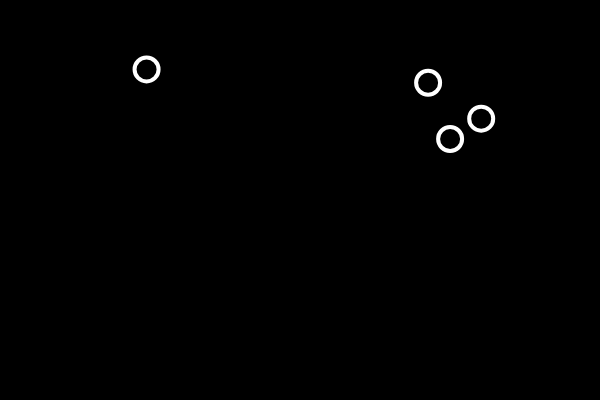
Frame 1 (no input)
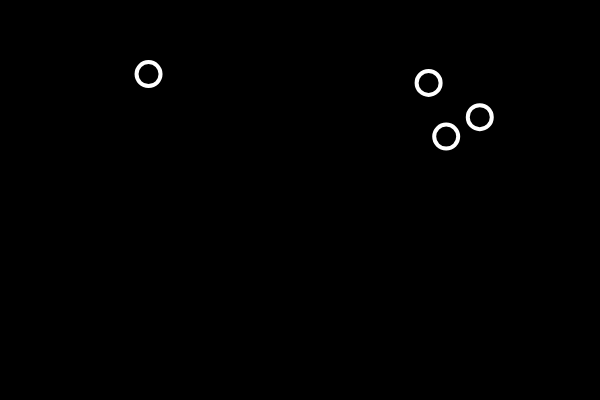
Frame 60 (no input)
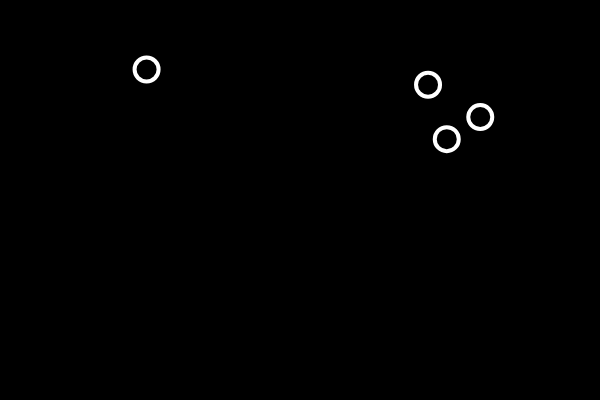
Frame 120 (the mouse pressed at the canvas centre since frame 60)

The p5.js sketch that drew these frames (run headless with seeded random() and noise() and a simulated clock; from frame 60 on, the mouse is pressed at the canvas centre):

// p5.js sketch
// ── sketch.js
var bubbles = [];

function setup() {
    createCanvas(600, 400);
    for (var i = 0; i < 4; i++) {
        bubbles[i] = new Bubble();
    }
}

function draw() {
    background(0);
    for (var i = 0; i < bubbles.length; i++) {
        bubbles[i].move();
        bubbles[i].display();
    }
}

function Bubble() {
    this.x = random(0, width);
    this.y = random(0, height);
    this.display = function () {
        stroke(255);
        strokeWeight(4);
        noFill();
        ellipse(this.x, this.y, 24, 24);
    };
    this.move = function () {
        this.x = this.x + random(-1, 1);
        this.y = this.y + random(-1, 1);
    }
}
